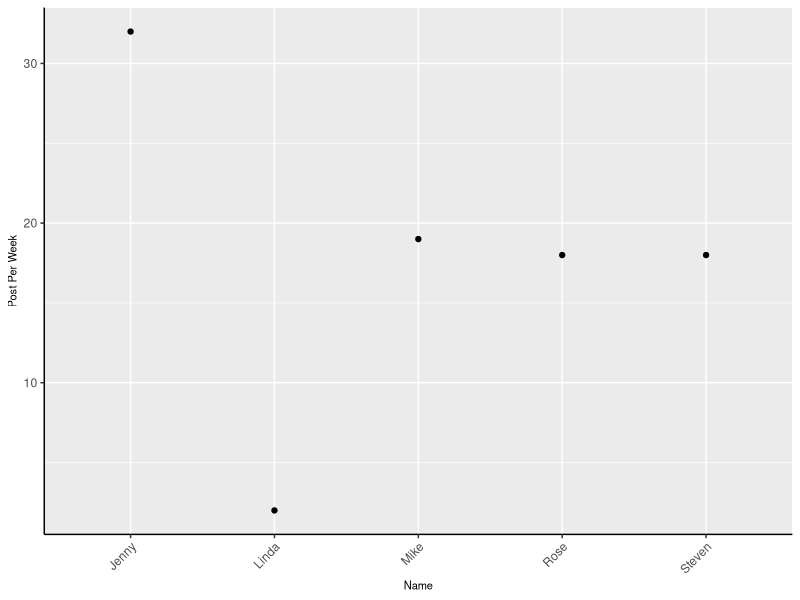

The R script that drew this image:
#### Preamble ####
# Purpose: Simulate data
# Author: Annie Yan
# Data: 25 March 2023
# Contact: Yanzixin0807@gmail.com
# License: MIT
# Pre-requisites: None
# Any other information needed? None


#### Workspace setup ####
library(tidyverse)


#### Simulate data ####


set.seed(853)
size_of_population <- 5

simulated_subscription_data <-
  tibble(
    Name = c(
      rep(x = "Mike", times = 1),
      rep(x = "Steven", times = 1),
      rep(x = "Linda", times = 1),
      rep(x = "Jenny", times = 1),
      rep(x = "Rose", times = 1)
    ),
    
    Total_post = sample(
      x = c(0: 300),
      size = size_of_population,
      replace = TRUE
    ),
    
    Post_per_week = sample(
      x = c(0: 50),
      size = size_of_population,
      replace = TRUE
    )
  )


head(simulated_subscription_data)

### test

simulated_subscription_data$ Post_per_week  |> class() == "integer"
simulated_subscription_data$ Total_post  |> class() == "integer"
simulated_subscription_data$ Name  |> class() == "character"
simulated_subscription_data$ Post_per_week |> min(na.rm=TRUE) >= 0
simulated_subscription_data$ Total_post|> min(na.rm=TRUE) >= 0


## graph 

simulated_subscription_data |> ggplot(aes(x = Name, y = Post_per_week)) + 
  geom_point() +
  theme(axis.text.x = element_text(angle = 45,hjust=1), 
        axis.line = element_line(colour = "black"),
        title = element_text(size = 8)) +
  labs(
    x = "Name",
    y = "Post Per Week"
  )


